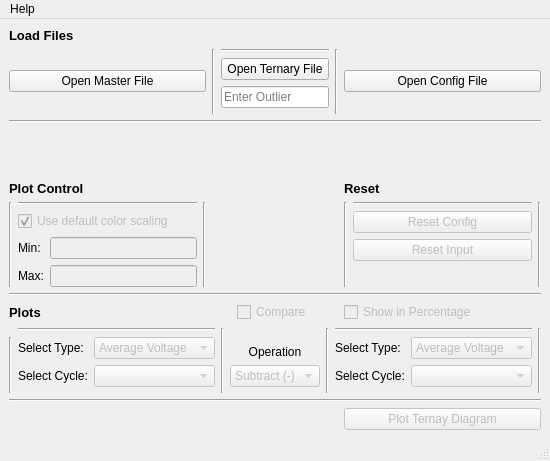
<?xml version="1.0" encoding="UTF-8"?>
<ui version="4.0">
 <class>MainWindow</class>
 <widget class="QMainWindow" name="MainWindow">
  <property name="geometry">
   <rect>
    <x>0</x>
    <y>0</y>
    <width>512</width>
    <height>461</height>
   </rect>
  </property>
  <property name="windowTitle">
   <string>MainWindow</string>
  </property>
  <widget class="QWidget" name="centralwidget">
   <layout class="QVBoxLayout" name="verticalLayout">
    <item>
     <layout class="QGridLayout" name="gridLayout" columnstretch="1,0,1">
      <item row="1" column="0">
       <widget class="QPushButton" name="button_master_file">
        <property name="text">
         <string>Open Master File</string>
        </property>
       </widget>
      </item>
      <item row="2" column="0" colspan="3">
       <widget class="Line" name="line">
        <property name="orientation">
         <enum>Qt::Horizontal</enum>
        </property>
       </widget>
      </item>
      <item row="3" column="0">
       <spacer name="verticalSpacer">
        <property name="orientation">
         <enum>Qt::Vertical</enum>
        </property>
        <property name="sizeHint" stdset="0">
         <size>
          <width>20</width>
          <height>40</height>
         </size>
        </property>
       </spacer>
      </item>
      <item row="7" column="0">
       <widget class="QLabel" name="label_2">
        <property name="font">
         <font>
          <pointsize>10</pointsize>
          <weight>75</weight>
          <bold>true</bold>
         </font>
        </property>
        <property name="text">
         <string>Plots</string>
        </property>
       </widget>
      </item>
      <item row="1" column="1">
       <layout class="QGridLayout" name="gridLayout_3">
        <item row="2" column="1">
         <widget class="QLineEdit" name="lineEdit_outlier">
          <property name="text">
           <string/>
          </property>
          <property name="placeholderText">
           <string>Enter Outlier</string>
          </property>
         </widget>
        </item>
        <item row="0" column="1">
         <widget class="Line" name="line_18">
          <property name="orientation">
           <enum>Qt::Horizontal</enum>
          </property>
         </widget>
        </item>
        <item row="1" column="1">
         <widget class="QPushButton" name="button_ternary_file">
          <property name="text">
           <string>Open Ternary File</string>
          </property>
         </widget>
        </item>
        <item row="0" column="0" rowspan="4">
         <widget class="Line" name="line_16">
          <property name="orientation">
           <enum>Qt::Vertical</enum>
          </property>
         </widget>
        </item>
        <item row="0" column="2" rowspan="4">
         <widget class="Line" name="line_17">
          <property name="orientation">
           <enum>Qt::Vertical</enum>
          </property>
         </widget>
        </item>
       </layout>
      </item>
      <item row="6" column="0" colspan="3">
       <widget class="Line" name="line_2">
        <property name="orientation">
         <enum>Qt::Horizontal</enum>
        </property>
       </widget>
      </item>
      <item row="10" column="2">
       <widget class="QPushButton" name="button_plot">
        <property name="enabled">
         <bool>false</bool>
        </property>
        <property name="text">
         <string>Plot Ternay Diagram</string>
        </property>
       </widget>
      </item>
      <item row="5" column="0">
       <layout class="QGridLayout" name="gridLayout_6">
        <item row="2" column="1">
         <widget class="QLabel" name="label_9">
          <property name="enabled">
           <bool>true</bool>
          </property>
          <property name="text">
           <string>Min:</string>
          </property>
         </widget>
        </item>
        <item row="0" column="1" colspan="2">
         <widget class="Line" name="line_8">
          <property name="orientation">
           <enum>Qt::Horizontal</enum>
          </property>
         </widget>
        </item>
        <item row="1" column="1" colspan="2">
         <widget class="QCheckBox" name="checkbox_default_color">
          <property name="enabled">
           <bool>false</bool>
          </property>
          <property name="text">
           <string>Use default color scaling</string>
          </property>
          <property name="checked">
           <bool>true</bool>
          </property>
         </widget>
        </item>
        <item row="3" column="2">
         <widget class="QLineEdit" name="lineEdit_max_color">
          <property name="enabled">
           <bool>false</bool>
          </property>
         </widget>
        </item>
        <item row="3" column="1">
         <widget class="QLabel" name="label_10">
          <property name="enabled">
           <bool>true</bool>
          </property>
          <property name="text">
           <string>Max:</string>
          </property>
         </widget>
        </item>
        <item row="2" column="2">
         <widget class="QLineEdit" name="lineEdit_min_color">
          <property name="enabled">
           <bool>false</bool>
          </property>
         </widget>
        </item>
        <item row="0" column="0" rowspan="4">
         <widget class="Line" name="line_10">
          <property name="orientation">
           <enum>Qt::Vertical</enum>
          </property>
         </widget>
        </item>
        <item row="0" column="3" rowspan="4">
         <widget class="Line" name="line_9">
          <property name="orientation">
           <enum>Qt::Vertical</enum>
          </property>
         </widget>
        </item>
       </layout>
      </item>
      <item row="7" column="1" alignment="Qt::AlignHCenter">
       <widget class="QCheckBox" name="checkbox_compare">
        <property name="enabled">
         <bool>false</bool>
        </property>
        <property name="text">
         <string>Compare</string>
        </property>
        <property name="checked">
         <bool>false</bool>
        </property>
       </widget>
      </item>
      <item row="4" column="2">
       <widget class="QLabel" name="label_11">
        <property name="font">
         <font>
          <pointsize>10</pointsize>
          <weight>75</weight>
          <bold>true</bold>
         </font>
        </property>
        <property name="text">
         <string>Reset</string>
        </property>
       </widget>
      </item>
      <item row="9" column="0" colspan="3">
       <widget class="Line" name="line_3">
        <property name="orientation">
         <enum>Qt::Horizontal</enum>
        </property>
       </widget>
      </item>
      <item row="8" column="0" colspan="3">
       <layout class="QGridLayout" name="gridLayout_2">
        <item row="1" column="7">
         <widget class="QComboBox" name="comboBox_type_2">
          <property name="enabled">
           <bool>false</bool>
          </property>
          <item>
           <property name="text">
            <string>Average Voltage</string>
           </property>
          </item>
          <item>
           <property name="text">
            <string>Charge</string>
           </property>
          </item>
         </widget>
        </item>
        <item row="2" column="4">
         <widget class="QComboBox" name="comboBox_operation">
          <property name="enabled">
           <bool>false</bool>
          </property>
          <item>
           <property name="text">
            <string>Subtract (-)</string>
           </property>
          </item>
          <item>
           <property name="text">
            <string>Multiple (*)</string>
           </property>
          </item>
          <item>
           <property name="text">
            <string>Divide (/)</string>
           </property>
          </item>
         </widget>
        </item>
        <item row="2" column="1">
         <widget class="QLabel" name="label_5">
          <property name="enabled">
           <bool>true</bool>
          </property>
          <property name="text">
           <string>Select Cycle:</string>
          </property>
         </widget>
        </item>
        <item row="1" column="1">
         <widget class="QLabel" name="label_4">
          <property name="enabled">
           <bool>true</bool>
          </property>
          <property name="text">
           <string>Select Type:</string>
          </property>
         </widget>
        </item>
        <item row="1" column="2">
         <widget class="QComboBox" name="comboBox_type_1">
          <property name="enabled">
           <bool>false</bool>
          </property>
          <item>
           <property name="text">
            <string>Average Voltage</string>
           </property>
          </item>
          <item>
           <property name="text">
            <string>Charge</string>
           </property>
          </item>
         </widget>
        </item>
        <item row="0" column="6" colspan="2">
         <widget class="Line" name="line_12">
          <property name="orientation">
           <enum>Qt::Horizontal</enum>
          </property>
         </widget>
        </item>
        <item row="0" column="1" colspan="2">
         <widget class="Line" name="line_5">
          <property name="orientation">
           <enum>Qt::Horizontal</enum>
          </property>
         </widget>
        </item>
        <item row="1" column="6">
         <widget class="QLabel" name="label_6">
          <property name="enabled">
           <bool>true</bool>
          </property>
          <property name="text">
           <string>Select Type:</string>
          </property>
         </widget>
        </item>
        <item row="2" column="6">
         <widget class="QLabel" name="label_7">
          <property name="enabled">
           <bool>true</bool>
          </property>
          <property name="text">
           <string>Select Cycle:</string>
          </property>
         </widget>
        </item>
        <item row="1" column="4">
         <widget class="QLabel" name="label_8">
          <property name="enabled">
           <bool>true</bool>
          </property>
          <property name="text">
           <string>Operation</string>
          </property>
          <property name="alignment">
           <set>Qt::AlignBottom|Qt::AlignHCenter</set>
          </property>
         </widget>
        </item>
        <item row="0" column="3" rowspan="4">
         <widget class="Line" name="line_6">
          <property name="orientation">
           <enum>Qt::Vertical</enum>
          </property>
         </widget>
        </item>
        <item row="0" column="5" rowspan="4">
         <widget class="Line" name="line_7">
          <property name="orientation">
           <enum>Qt::Vertical</enum>
          </property>
         </widget>
        </item>
        <item row="0" column="8" rowspan="4">
         <widget class="Line" name="line_13">
          <property name="orientation">
           <enum>Qt::Vertical</enum>
          </property>
         </widget>
        </item>
        <item row="1" column="0" rowspan="3">
         <widget class="Line" name="line_4">
          <property name="orientation">
           <enum>Qt::Vertical</enum>
          </property>
         </widget>
        </item>
        <item row="2" column="2">
         <widget class="QComboBox" name="comboBox_cycle_1">
          <property name="enabled">
           <bool>false</bool>
          </property>
          <property name="currentText">
           <string/>
          </property>
         </widget>
        </item>
        <item row="2" column="7">
         <widget class="QComboBox" name="comboBox_cycle_2">
          <property name="enabled">
           <bool>false</bool>
          </property>
         </widget>
        </item>
       </layout>
      </item>
      <item row="4" column="0">
       <widget class="QLabel" name="label_3">
        <property name="font">
         <font>
          <pointsize>10</pointsize>
          <weight>75</weight>
          <bold>true</bold>
         </font>
        </property>
        <property name="text">
         <string>Plot Control</string>
        </property>
       </widget>
      </item>
      <item row="0" column="0">
       <widget class="QLabel" name="label">
        <property name="font">
         <font>
          <pointsize>10</pointsize>
          <weight>75</weight>
          <bold>true</bold>
         </font>
        </property>
        <property name="text">
         <string>Load Files</string>
        </property>
       </widget>
      </item>
      <item row="1" column="2">
       <widget class="QPushButton" name="button_config_file">
        <property name="text">
         <string>Open Config File</string>
        </property>
       </widget>
      </item>
      <item row="5" column="2">
       <layout class="QGridLayout" name="gridLayout_4">
        <item row="0" column="1">
         <widget class="Line" name="line_11">
          <property name="orientation">
           <enum>Qt::Horizontal</enum>
          </property>
         </widget>
        </item>
        <item row="1" column="1">
         <widget class="QPushButton" name="button_reset_config">
          <property name="enabled">
           <bool>false</bool>
          </property>
          <property name="layoutDirection">
           <enum>Qt::LeftToRight</enum>
          </property>
          <property name="text">
           <string>Reset Config</string>
          </property>
         </widget>
        </item>
        <item row="0" column="0" rowspan="4">
         <widget class="Line" name="line_14">
          <property name="orientation">
           <enum>Qt::Vertical</enum>
          </property>
         </widget>
        </item>
        <item row="0" column="2" rowspan="4">
         <widget class="Line" name="line_15">
          <property name="orientation">
           <enum>Qt::Vertical</enum>
          </property>
         </widget>
        </item>
        <item row="2" column="1">
         <widget class="QPushButton" name="button_reset_ternary">
          <property name="enabled">
           <bool>false</bool>
          </property>
          <property name="text">
           <string>Reset Input</string>
          </property>
         </widget>
        </item>
       </layout>
      </item>
      <item row="7" column="2">
       <widget class="QCheckBox" name="checkbox_percentage">
        <property name="enabled">
         <bool>false</bool>
        </property>
        <property name="text">
         <string>Show in Percentage</string>
        </property>
        <property name="checked">
         <bool>false</bool>
        </property>
       </widget>
      </item>
     </layout>
    </item>
   </layout>
  </widget>
  <widget class="QMenuBar" name="menubar">
   <property name="geometry">
    <rect>
     <x>0</x>
     <y>0</y>
     <width>512</width>
     <height>20</height>
    </rect>
   </property>
   <widget class="QMenu" name="menuHelp">
    <property name="title">
     <string>Help</string>
    </property>
    <addaction name="actionAbout"/>
    <addaction name="actionGitHub"/>
   </widget>
   <addaction name="menuHelp"/>
  </widget>
  <widget class="QStatusBar" name="statusbar"/>
  <action name="actionAbout">
   <property name="text">
    <string>About</string>
   </property>
  </action>
  <action name="actionGitHub">
   <property name="text">
    <string>GitHub</string>
   </property>
  </action>
 </widget>
 <resources/>
 <connections/>
</ui>
